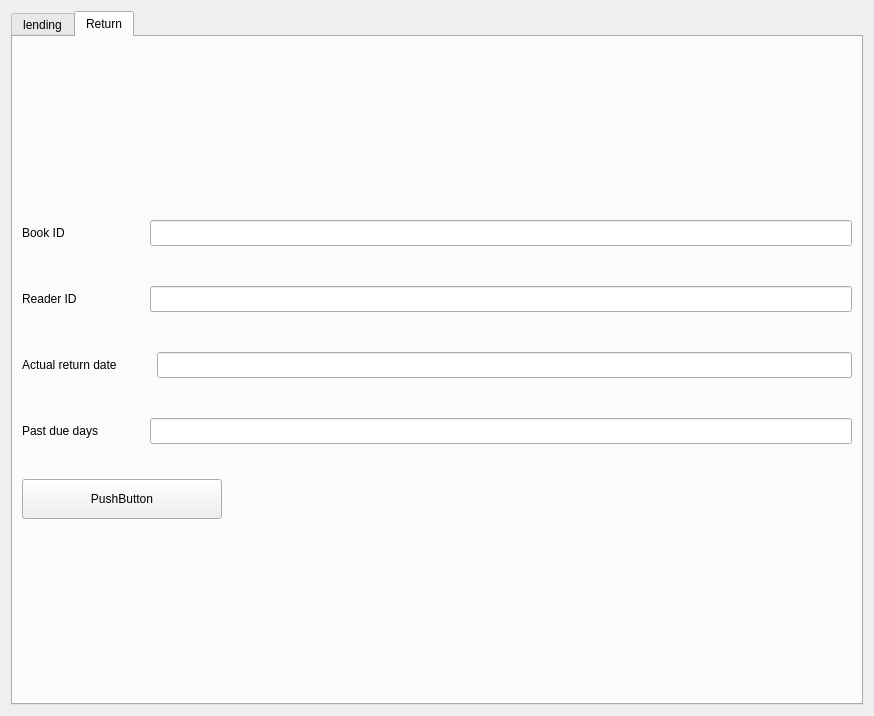
<?xml version="1.0" encoding="UTF-8"?>
<ui version="4.0">
 <class>Form</class>
 <widget class="QWidget" name="Form">
  <property name="geometry">
   <rect>
    <x>0</x>
    <y>0</y>
    <width>874</width>
    <height>716</height>
   </rect>
  </property>
  <property name="windowTitle">
   <string>Form</string>
  </property>
  <layout class="QVBoxLayout" name="verticalLayout_4">
   <item>
    <widget class="QTabWidget" name="tabWidget">
     <property name="currentIndex">
      <number>1</number>
     </property>
     <widget class="QWidget" name="tab">
      <attribute name="title">
       <string>lending</string>
      </attribute>
      <layout class="QVBoxLayout" name="verticalLayout_3">
       <item>
        <layout class="QVBoxLayout" name="verticalLayout_2">
         <property name="spacing">
          <number>35</number>
         </property>
         <property name="topMargin">
          <number>0</number>
         </property>
         <item>
          <layout class="QVBoxLayout" name="verticalLayout">
           <property name="spacing">
            <number>40</number>
           </property>
           <item>
            <layout class="QHBoxLayout" name="horizontalLayout">
             <property name="topMargin">
              <number>0</number>
             </property>
             <item>
              <widget class="QLabel" name="label">
               <property name="minimumSize">
                <size>
                 <width>103</width>
                 <height>0</height>
                </size>
               </property>
               <property name="text">
                <string>Book ID</string>
               </property>
               <property name="alignment">
                <set>Qt::AlignLeading|Qt::AlignLeft|Qt::AlignVCenter</set>
               </property>
              </widget>
             </item>
             <item>
              <widget class="QLineEdit" name="lineEdit_3">
               <property name="sizePolicy">
                <sizepolicy hsizetype="Expanding" vsizetype="Fixed">
                 <horstretch>0</horstretch>
                 <verstretch>0</verstretch>
                </sizepolicy>
               </property>
               <property name="minimumSize">
                <size>
                 <width>300</width>
                 <height>26</height>
                </size>
               </property>
              </widget>
             </item>
            </layout>
           </item>
           <item>
            <layout class="QHBoxLayout" name="horizontalLayout_2">
             <item>
              <widget class="QLabel" name="label_2">
               <property name="minimumSize">
                <size>
                 <width>103</width>
                 <height>0</height>
                </size>
               </property>
               <property name="text">
                <string>Reader ID</string>
               </property>
               <property name="alignment">
                <set>Qt::AlignLeading|Qt::AlignLeft|Qt::AlignVCenter</set>
               </property>
              </widget>
             </item>
             <item>
              <widget class="QLineEdit" name="lineEdit_2">
               <property name="minimumSize">
                <size>
                 <width>0</width>
                 <height>26</height>
                </size>
               </property>
              </widget>
             </item>
            </layout>
           </item>
           <item>
            <layout class="QHBoxLayout" name="horizontalLayout_3">
             <item>
              <widget class="QLabel" name="label_3">
               <property name="minimumSize">
                <size>
                 <width>103</width>
                 <height>0</height>
                </size>
               </property>
               <property name="text">
                <string>Date of issue</string>
               </property>
               <property name="alignment">
                <set>Qt::AlignLeading|Qt::AlignLeft|Qt::AlignVCenter</set>
               </property>
              </widget>
             </item>
             <item>
              <widget class="QLineEdit" name="lineEdit">
               <property name="minimumSize">
                <size>
                 <width>0</width>
                 <height>26</height>
                </size>
               </property>
              </widget>
             </item>
            </layout>
           </item>
           <item>
            <layout class="QHBoxLayout" name="horizontalLayout_4">
             <item>
              <widget class="QLabel" name="label_4">
               <property name="text">
                <string>Expected return date</string>
               </property>
               <property name="alignment">
                <set>Qt::AlignLeading|Qt::AlignLeft|Qt::AlignVCenter</set>
               </property>
              </widget>
             </item>
             <item>
              <widget class="QLineEdit" name="lineEdit_4">
               <property name="minimumSize">
                <size>
                 <width>0</width>
                 <height>26</height>
                </size>
               </property>
              </widget>
             </item>
            </layout>
           </item>
          </layout>
         </item>
         <item>
          <widget class="QPushButton" name="pushButton">
           <property name="minimumSize">
            <size>
             <width>0</width>
             <height>40</height>
            </size>
           </property>
           <property name="maximumSize">
            <size>
             <width>200</width>
             <height>16777215</height>
            </size>
           </property>
           <property name="text">
            <string>PushButton</string>
           </property>
          </widget>
         </item>
        </layout>
       </item>
      </layout>
     </widget>
     <widget class="QWidget" name="tab_2">
      <attribute name="title">
       <string>Return</string>
      </attribute>
      <layout class="QVBoxLayout" name="verticalLayout_7">
       <item>
        <layout class="QVBoxLayout" name="verticalLayout_6">
         <property name="spacing">
          <number>35</number>
         </property>
         <item>
          <layout class="QVBoxLayout" name="verticalLayout_5">
           <property name="spacing">
            <number>40</number>
           </property>
           <item>
            <layout class="QHBoxLayout" name="horizontalLayout_5">
             <item>
              <widget class="QLabel" name="label_5">
               <property name="minimumSize">
                <size>
                 <width>88</width>
                 <height>0</height>
                </size>
               </property>
               <property name="text">
                <string>Book ID</string>
               </property>
              </widget>
             </item>
             <item>
              <widget class="QLineEdit" name="lineEdit_5">
               <property name="minimumSize">
                <size>
                 <width>0</width>
                 <height>26</height>
                </size>
               </property>
              </widget>
             </item>
            </layout>
           </item>
           <item>
            <layout class="QHBoxLayout" name="horizontalLayout_6">
             <item>
              <widget class="QLabel" name="label_6">
               <property name="minimumSize">
                <size>
                 <width>88</width>
                 <height>0</height>
                </size>
               </property>
               <property name="text">
                <string>Reader ID</string>
               </property>
              </widget>
             </item>
             <item>
              <widget class="QLineEdit" name="lineEdit_6">
               <property name="minimumSize">
                <size>
                 <width>0</width>
                 <height>26</height>
                </size>
               </property>
              </widget>
             </item>
            </layout>
           </item>
           <item>
            <layout class="QHBoxLayout" name="horizontalLayout_7">
             <item>
              <widget class="QLabel" name="label_7">
               <property name="minimumSize">
                <size>
                 <width>80</width>
                 <height>0</height>
                </size>
               </property>
               <property name="text">
                <string>Actual return date</string>
               </property>
              </widget>
             </item>
             <item>
              <widget class="QLineEdit" name="lineEdit_7">
               <property name="minimumSize">
                <size>
                 <width>0</width>
                 <height>26</height>
                </size>
               </property>
              </widget>
             </item>
            </layout>
           </item>
           <item>
            <layout class="QHBoxLayout" name="horizontalLayout_8">
             <item>
              <widget class="QLabel" name="label_8">
               <property name="minimumSize">
                <size>
                 <width>88</width>
                 <height>0</height>
                </size>
               </property>
               <property name="text">
                <string>Past due days</string>
               </property>
              </widget>
             </item>
             <item>
              <widget class="QLineEdit" name="lineEdit_8">
               <property name="minimumSize">
                <size>
                 <width>0</width>
                 <height>26</height>
                </size>
               </property>
              </widget>
             </item>
            </layout>
           </item>
          </layout>
         </item>
         <item>
          <widget class="QPushButton" name="pushButton_2">
           <property name="minimumSize">
            <size>
             <width>0</width>
             <height>40</height>
            </size>
           </property>
           <property name="maximumSize">
            <size>
             <width>200</width>
             <height>16777215</height>
            </size>
           </property>
           <property name="text">
            <string>PushButton</string>
           </property>
          </widget>
         </item>
        </layout>
       </item>
      </layout>
     </widget>
    </widget>
   </item>
  </layout>
 </widget>
 <resources/>
 <connections/>
</ui>
